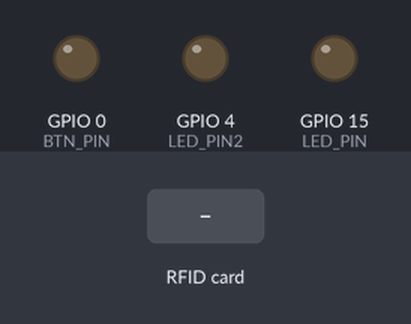
Bench run of a sketch on a simulated ESP32. Parts: output pins drawn as LEDs (lit = HIGH). The test bench sets the inputs (shaded band). WiFi joins after 1.5 s; servers stay silent unless stated; uploads are accepted with an empty reply; what the sketch prints to the serial monitor is not drawn.

Above: at 0.1 s.
At 2.7 s:
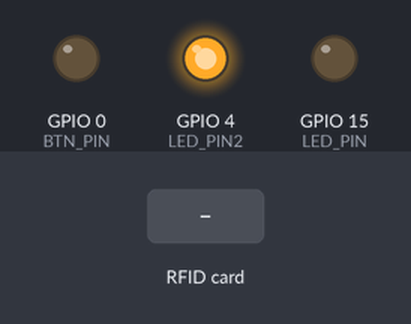
2.8 s: RFID card 5E 7A 19 C4 held to the reader
At 3.7 s:
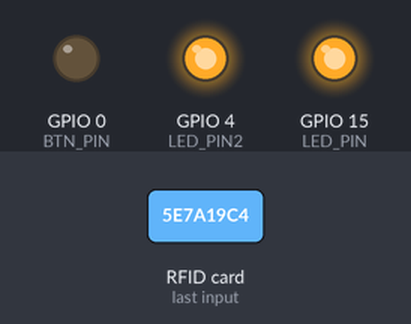
Timing chart, 0 to 6.7 s (numbered marks = the images above; inputs shaded):
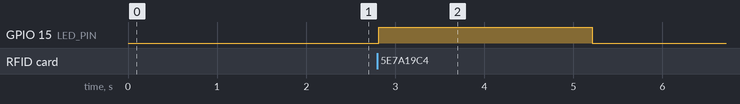

The sketch:

AbsensiKaryawan.ino
```cpp
#include <SPI.h>
#include <MFRC522.h>

#include <HTTPClient.h>
#include <WiFi.h>

long previousMillis = 0;
long interval = 1000;

// Network SSID
const char* ssid = "IoT";
const char* password = "percobaan";

const char* host = "192.168.1.201";  //IP Komputer / server (disesuaikan)

#define SDA_PIN 5  //D4
#define RST_PIN 2  //D3
#define LED_PIN 15 //D8
#define BTN_PIN 0  //D1
#define LED_PIN2 4  //D2

MFRC522 mfrc522(SDA_PIN, RST_PIN) ;

void setup() {
  Serial.begin(9600);
  pinMode(LED_PIN, OUTPUT);
  pinMode(LED_PIN2, OUTPUT);
  pinMode(BTN_PIN, OUTPUT);
  WiFi.hostname("NodeMCU");
  WiFi.begin(ssid, password);

  while (WiFi.status() != WL_CONNECTED) {
    delay(500);
    Serial.print(".");
    digitalWrite(LED_PIN2, LOW);
  }

  Serial.println("");
  Serial.println("WiFi connected");
  Serial.println("IP address: ");
  Serial.println(WiFi.localIP());

  SPI.begin();
  mfrc522.PCD_Init();
  Serial.println("Dekatkan Kartu RFID Anda ke Reader");
  Serial.println();

  digitalWrite(LED_PIN2, HIGH);
}

void loop() {
  WiFiClient client;
  if (digitalRead(BTN_PIN) == 1)
  {
    while (digitalRead(BTN_PIN) == 1);
    digitalWrite(LED_PIN, HIGH);
    String getData, Link;
    HTTPClient http;
    Link = "http://" + String(host) + "/absensi/ubahmode.php";
    http.begin(client, Link);

    int httpCode = http.GET();
    String payload = http.getString();

    Serial.println(payload);
    http.end();

  }

  digitalWrite(LED_PIN, LOW);
  if ( ! mfrc522.PICC_IsNewCardPresent() )
    return;

  if ( ! mfrc522.PICC_ReadCardSerial() )
    return;

  String IDTAG = "";
  for (byte i = 0; i < mfrc522.uid.size; i++)
  {
    IDTAG += mfrc522.uid.uidByte[i];
  }

  digitalWrite(LED_PIN, HIGH);
  Serial.println( IDTAG );

  const int httpPort = 80;
  if (!client.connect(host, httpPort)) {
    Serial.println("connection failed");
    return;
  }
  //Serial.println("connected");

  String getData, Link;
  HTTPClient http;
  //GET Data
  Link = "http://"+String(host)+"/absensi/kirimkartu.php?nokartu=" + IDTAG;
  http.begin(client, Link);

  int httpCode = http.GET();
  String payload = http.getString();

  Serial.println(payload);
  http.end();

  delay(2000);
}
```

Measured:
- after the input at 2.8 s, GPIO 15 (LED_PIN): LOW → HIGH at once, → LOW 2.4 s later
